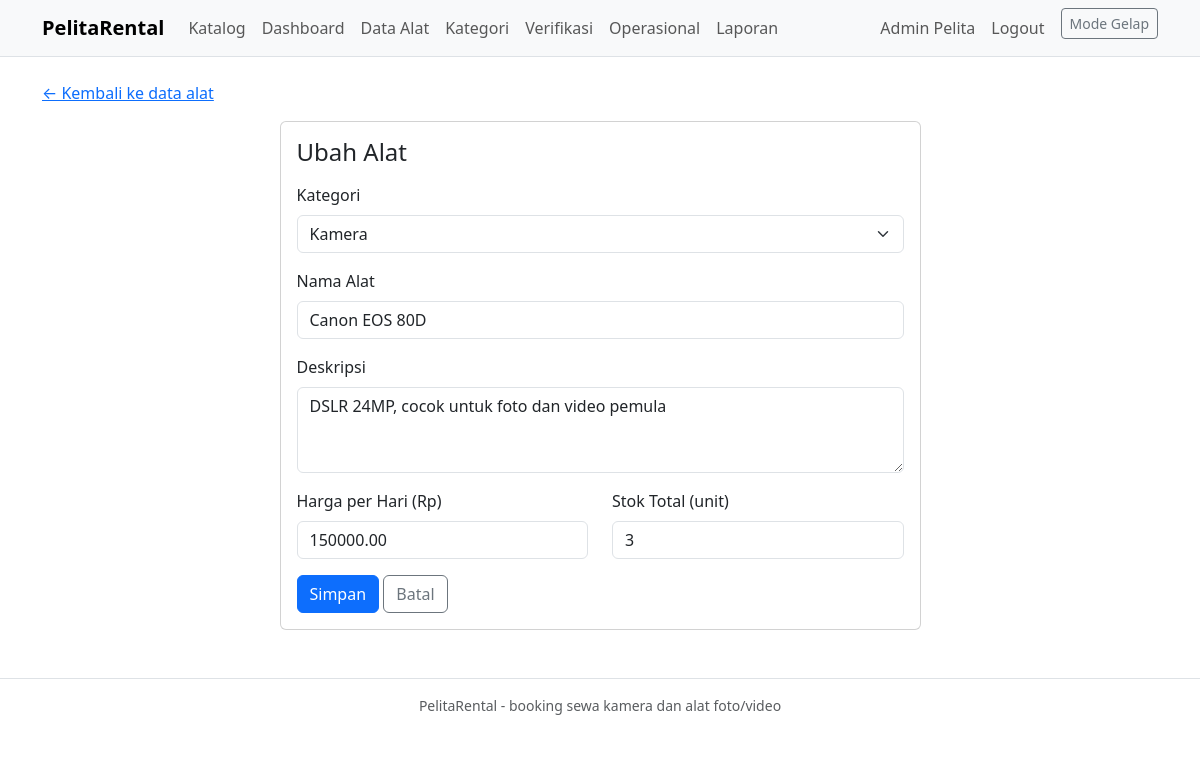
Page /admin/alat_form.php?ID_alat=1 (signed in) on the committed database.
### tables this page shows
CREATE TABLE `alat` (
  `ID_alat` int(10) unsigned NOT NULL AUTO_INCREMENT,
  `ID_kategori` int(10) unsigned NOT NULL,
  `nama_alat` varchar(150) NOT NULL,
  `deskripsi` text DEFAULT NULL,
  `harga_per_hari` decimal(12,2) NOT NULL,
  `stok_total` int(10) unsigned NOT NULL DEFAULT 0,
  PRIMARY KEY (`ID_alat`),
  KEY `idx_alat_kategori` (`ID_kategori`),
  CONSTRAINT `fk_alat_kategori` FOREIGN KEY (`ID_kategori`) REFERENCES `kategori` (`ID_kategori`) ON UPDATE CASCADE
);

CREATE TABLE `kategori` (
  `ID_kategori` int(10) unsigned NOT NULL AUTO_INCREMENT,
  `nama_kategori` varchar(50) NOT NULL,
  PRIMARY KEY (`ID_kategori`),
  UNIQUE KEY `uq_kategori_nama` (`nama_kategori`)
);

### admin/alat_form.php (the view, shortened to what this page needs)
<?php
include "../koneksi.php";
$id_alat = 0;
if (isset($_GET["ID_alat"])) {
  $id_alat = (int)$_GET["ID_alat"];
}
$id_kategori = 0;
$nama_alat = "";
$deskripsi = "";
$harga_per_hari = "";
$stok_total = 0;
if ($id_alat > 0) {
  $perintah = $koneksi->prepare("SELECT ID_kategori, nama_alat, deskripsi, harga_per_hari, stok_total FROM alat WHERE ID_alat = ?");
  $perintah->bind_param("i", $id_alat);
  $perintah->execute();
  $id_kategori = 0;
  $nama_alat = "";
  $deskripsi = "";
  $harga_per_hari = "";
  $stok_total = 0;
  $perintah->bind_result($id_kategori, $nama_alat, $deskripsi, $harga_per_hari, $stok_total);
}
$daftar_kategori = $koneksi->query("SELECT ID_kategori, nama_kategori FROM kategori ORDER BY nama_kategori");
include "../header.php";
?>
<nav class="mb-3">
  <a href="alat.php">&larr; Kembali ke data alat</a>
</nav>
<div class="row justify-content-center">
  <div class="col-md-7">
    <div class="card">
      <div class="card-body">
        <h1 class="h4 mb-3"><?php if ($id_alat > 0) { echo "Ubah Alat"; } else { echo "Tambah Alat Baru"; } ?></h1>
        <form action="alat_simpan.php" method="post">
          <div class="mb-3">
            <label for="id_kategori" class="form-label">Kategori</label>
            <select class="form-select" id="id_kategori" name="id_kategori" required>
              <?php
              while ($k = $daftar_kategori->fetch_assoc()) {
                ?>
                <option value="<?php echo $k["ID_kategori"]; ?>" <?php if ($k["ID_kategori"] == $id_kategori) { echo "selected"; } ?>>
                  <?php echo htmlspecialchars($k["nama_kategori"]); ?>
                </option>
                <?php
              }
              ?>
            </select>
          </div>
          <div class="mb-3">
            <label for="nama_alat" class="form-label">Nama Alat</label>
            <input type="text" class="form-control" id="nama_alat" name="nama_alat" value="<?php echo htmlspecialchars($nama_alat); ?>" required>
          </div>
          <div class="mb-3">
            <label for="deskripsi" class="form-label">Deskripsi</label>
            <textarea class="form-control" id="deskripsi" name="deskripsi" rows="3"><?php echo htmlspecialchars($deskripsi); ?></textarea>
          </div>
          <div class="row">
            <div class="col-md-6 mb-3">
              <label for="harga_per_hari" class="form-label">Harga per Hari (Rp)</label>
              <input type="number" class="form-control" id="harga_per_hari" name="harga_per_hari" value="<?php echo htmlspecialchars($harga_per_hari); ?>" min="1" required>
            </div>
            <div class="col-md-6 mb-3">
              <label for="stok_total" class="form-label">Stok Total (unit)</label>
              <input type="number" class="form-control" id="stok_total" name="stok_total" value="<?php echo $stok_total; ?>" min="0" required>
            </div>
          </div>
          <button type="submit" class="btn btn-primary">Simpan</button>
          <a href="alat.php" class="btn btn-outline-secondary">Batal</a>
        </form>
      </div>
    </div>
  </div>
</div>
<?php
include "../footer.php";
?>

### assets/css/style.css (style rules this page uses)
body { min-height: 100vh; }

### rows in the picture
alat: id_kategori "Kamera", nama_alat "Canon EOS 80D", deskripsi "DSLR 24MP, cocok untuk foto dan video pemula", harga_per_hari "150000.00", stok_total "3"

### other values in the picture
$_SESSION["nama"] "Admin Pelita"
